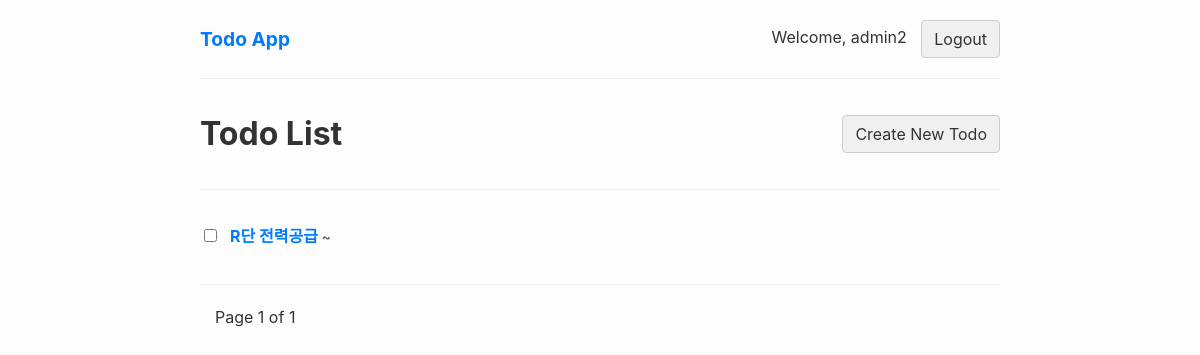
The app's page /todo/ (signed in), older data.
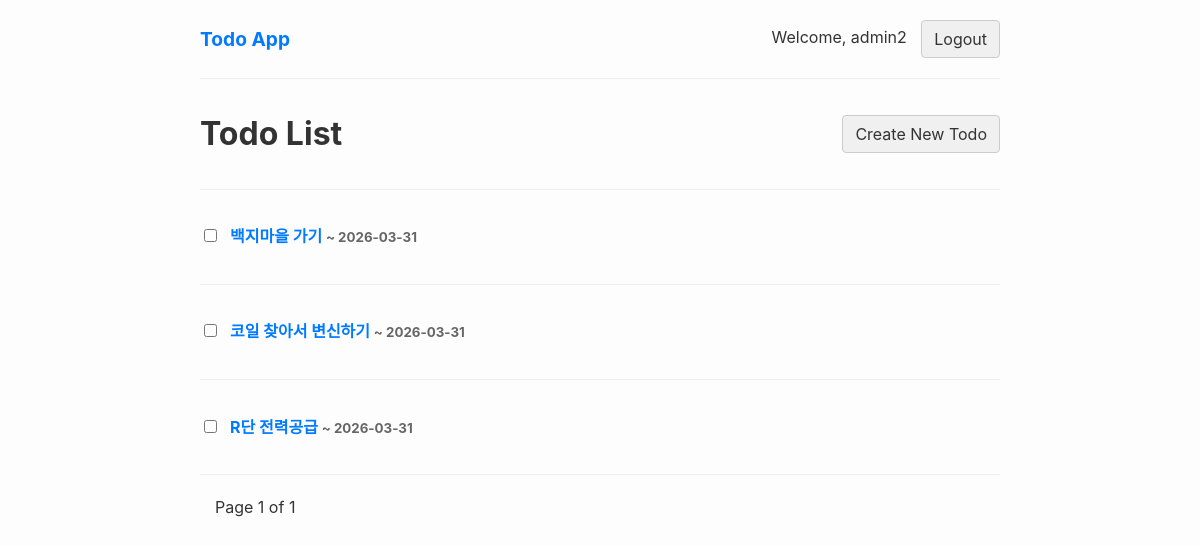
The same page, newer data.
### todo/models.py (models this page shows)
class Todo(models.Model):
    title = models.CharField('Title', max_length=50)
    description = models.TextField('Description')
    start_date = models.DateField('Start Date', default=date.today)
    end_date = models.DateField('End Date', default=date.today)
    is_completed = models.BooleanField('Completed', default=False)
    created_at = models.DateTimeField('Created At', auto_now_add=True)
    modified_at = models.DateTimeField('Modified At', auto_now=True)
    user = models.ForeignKey(User, on_delete=models.CASCADE)
    class Meta:
        verbose_name = 'Todo'
        verbose_name_plural = 'Todo list'

### todo/views.py (the view)
# urls.py: path('todo/', views.todo_list, name='todo_list'),
@login_required
def todo_list(request):
    todos = Todo.objects.filter(user=request.user).order_by('-created_at')
    q = request.GET.get('q')
    if q:
        todos = todos.filter(Q(title__icontains=q) | Q(description__icontains=q))
    paginator = Paginator(todos, 10)
    page_number = request.GET.get('page')
    page_obj = paginator.get_page(page_number)
    return render(request, 'todo_list.html', {'page_obj': page_obj})

### templates/todo_list.html (shortened to what this page needs)
{% extends 'base.html' %}
{% block content %}
    <div style="display: flex; justify-content: space-between; align-items: center;">
        <h1>Todo List</h1>
        <a href="{% url 'todo_create' %}" class="button">Create New Todo</a>
    </div>
    <hr>
    {% for todo in page_obj %}
        <div style="padding: 5px 0; display: flex; align-items: center;">
            <form action="{% url 'todo_toggle_complete' pk=todo.pk %}" method="post" style="margin-right: 10px;">
                <input type="checkbox" name="is_completed" {% if todo.is_completed %}checked{% endif %} onchange="this.form.submit()">
            </form>
            <h4>
                <a href="{% url 'todo_info' pk=todo.pk %}">{{ todo.title }}</a>
                <small style="color: #666;">~ {{ todo.end_date|date:"Y-m-d" }}</small>
            </h4>
        </div>
        <hr>
    {% endfor %}
    <nav style="margin-top: 20px; text-align: center;">
        <div class="pagination">
            <span style="padding: 0 15px;">
                Page {{ page_obj.number }} of {{ page_obj.paginator.num_pages }}
            </span>
        </div>
    </nav>
{% endblock %}

### templates/base.html (shortened to what this page needs)
{% load static %}
<!DOCTYPE html>
<html lang="en">
<head>
    <link rel="stylesheet" href="{% static 'css/style.css' %}">
</head>
<body>
    <nav>
        <a href="{% url 'todo_list' %}" style="font-size: 1.2em; font-weight: bold;">Todo App</a>
        <div>
            {% if user.is_authenticated %}
                <span>Welcome, {{ user.username }}</span>
                <form action="{% url 'logout' %}" method="POST" style="display: inline; margin-left: 10px;">
                    <button type="submit" class="button">Logout</button>
                </form>
            {% else %}
                <a href="{% url 'login' %}" class="button">Login</a>
                <a href="{% url 'signup' %}" class="button" style="margin-left: 5px;">Sign Up</a>
            {% endif %}
        </div>
    </nav>
    <hr>
    <main>
        {% block content %}
        {% endblock %}
    </main>
</body>
</html>

### static/css/style.css (style rules this page uses)
body { font-family: -apple-system, BlinkMacSystemFont, "Segoe UI", Roboto, "Helvetica Neue", Arial, sans-serif; line-height: 1.6; color: #333; max-width: 800px; margin: 0 auto; padding: 20px; background-color: #fdfdfd; }
nav { display: flex; justify-content: space-between; align-items: center; margin-bottom: 20px; }
a { color: #007bff; text-decoration: none; }
.button { display: inline-block; height: 38px; padding: 0 12px; border: 1px solid #ccc; border-radius: 4px; background-color: #f0f0f0; color: #333; text-decoration: none; cursor: pointer; font-size: 1em; font-family: inherit; line-height: 36px; vertical-align: middle; box-sizing: border-box; }
hr { border: 0; border-top: 1px solid #eee; }

Row changes from the older to the newer data that the page shows:
added Todo: title "백지마을 가기", end_date "2026-03-31"
added Todo: title "코일 찾아서 변신하기", end_date "2026-03-31"
changed Todo "R단 전력공급": end_date (not shown) → "2026-03-31"
